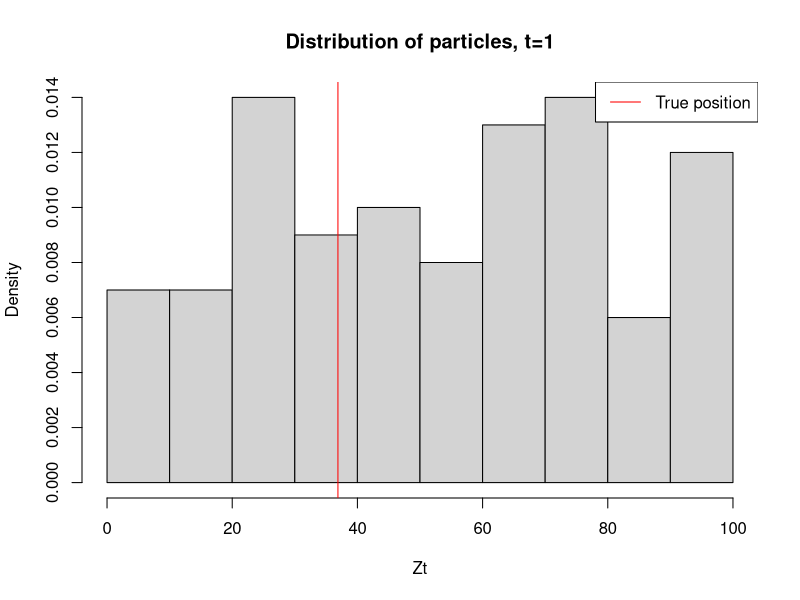
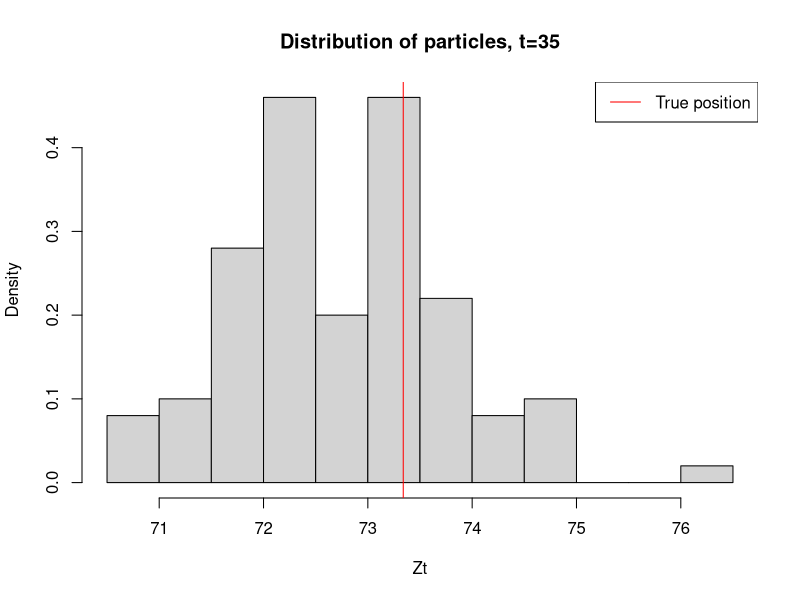
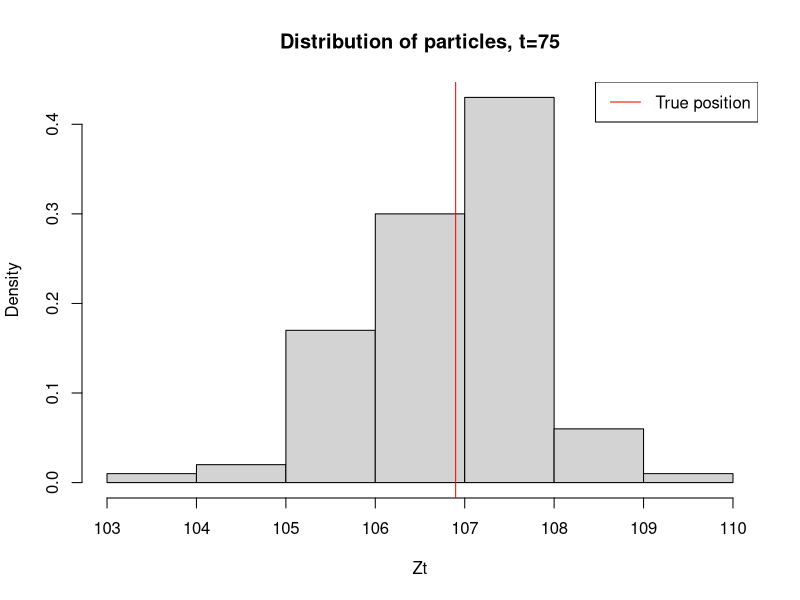
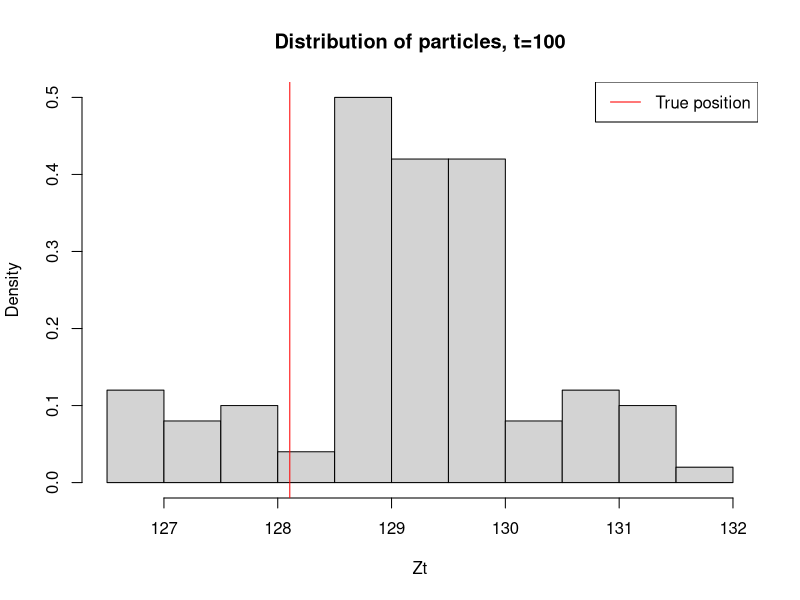
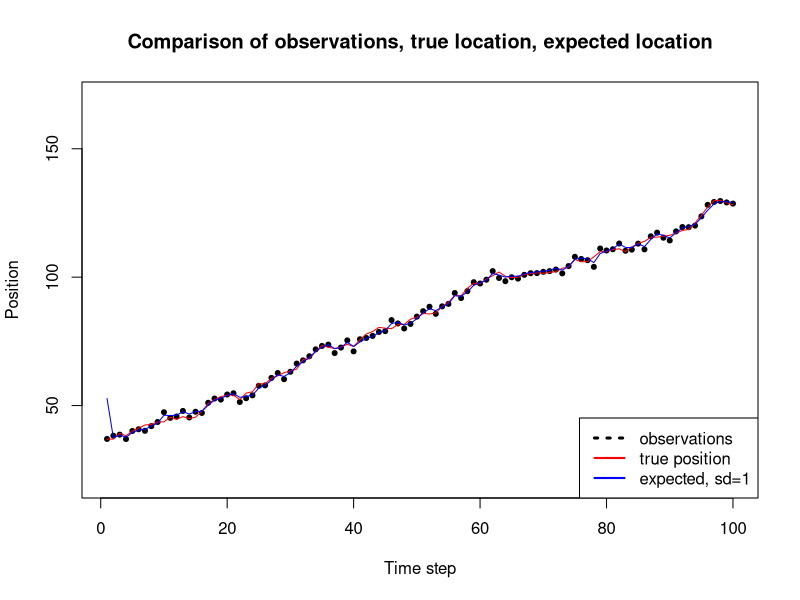
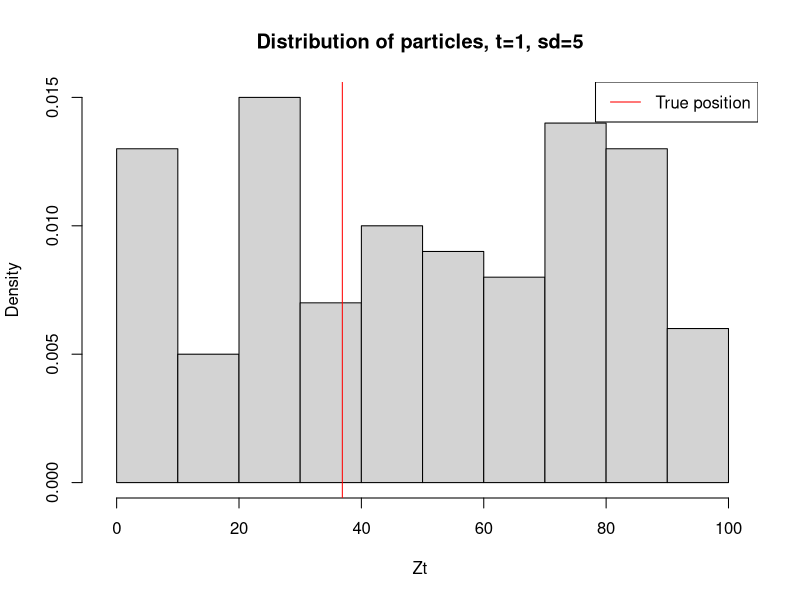
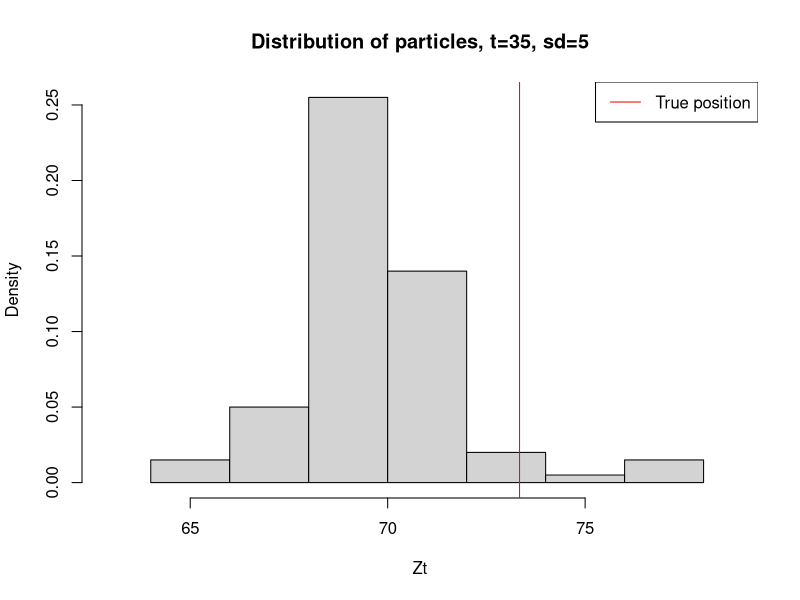
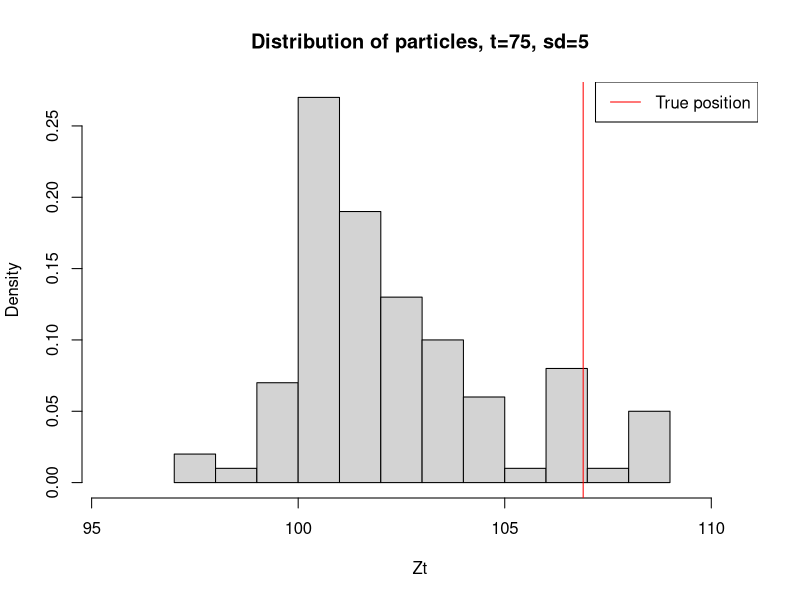

The R script that drew these images, in order:
## ---- chunk 1
knitr::opts_chunk$set(echo = FALSE,tidy.opts=list(width.cutoff=60),tidy=TRUE)
set.seed(987654321)
## ---- chunk 2
# M - number of particals
# Iter - number of time steps T
# z is latent variable
# x is the observation

# Function for sampling from a mixture model
sampleMix <- function(mean1,mean2,mean3,sdX){
   u <- sample(1:3,1)
   means <- c(mean1,mean2,mean3)
   return(rnorm(1,mean=means[u],sd=sdX))
}

## Function that creates the SSM model
create_SSM <- function(z0,TT, sdX=1){
    Zt <- c(z0)

    Xt <- sampleMix(mean1=z0,mean2=(z0-1),mean3=(z0+1),sd=1)
    
    for (i in 2:TT){
        Zt[i] <- sampleMix(mean1=Zt[i-1],mean2=(Zt[i-1]+1),mean3=(Zt[i-1]+2),sdX=1)
        Xt[i] <- sampleMix(mean1=Zt[i],mean2=(Zt[i]-1),mean3=(Zt[i]+1),sdX=sdX)
    }
    return(list(sates=Zt,observations=Xt))   
    
}

generateX <- function(Zt, TT, sdX=1){
  Xt <- c()
  for (i in 1:TT){
    Xt[i] <-  sampleMix(mean1=Zt[i],mean2=(Zt[i]-1),mean3=(Zt[i]+1),sdX=sdX)
  }
  return(Xt)
}

## Particle filter function
particles <- function(Obs, M,Iter, sdX=1, correction=TRUE){
    Xt <- Obs

    #Initialise particles for the latent variable
    Zt <- matrix(ncol=Iter,nrow=M)
    wt <- matrix(ncol=Iter,nrow=M)
    Zt_bar <- matrix(ncol=Iter,nrow=M)
    #fill the initial time step
    Zt[,1] <- runif(M,0,100)
    # Add arbitrary values in order for the indexing to work later
    Zt_bar[,1] <- rep.int(1,M) 
    wt[,1] <- rep.int(1,M)

    for (t in 2:Iter){
        # Prediction
        for (m in 1:M){
            # sample from the transition model (current Z_t depends on the Z_{t-1})
            Zt_bar[m,t] <- sampleMix(mean1=Zt[m,t-1],mean2=(Zt[m,t-1]+1),mean3=(Zt[m,t-1]+2),sdX=1)
            #Calculate weights
            wt[m,t] <- (dnorm(Xt[t],mean=Zt_bar[m,t],sd=sdX)+
                        dnorm(Xt[t],mean=(Zt_bar[m,t]-1),sd=sdX)+
                        dnorm(Xt[t],mean=(Zt_bar[m,t]+sdX),sd=1))/3
        }
        # Correction
        if (correction){
            Zt[,t]<- sample(Zt_bar[,t], M, replace = TRUE, prob = wt[,t])
        }else{
            Zt[,t] <- Zt_bar[,t]
        }
        
    }
    return(list(Zt=Zt,Zt_bar=Zt_bar,wt=wt))
    
}

## ---- chunk 3
# Create the model
my_SSM <- create_SSM(runif(1,0,100),100)

# Filter particles
results_q1 <- particles(my_SSM$observations,100,100)
## ---- chunk 4
hist(results_q1$Zt[,1],freq = FALSE,xlab = "Zt",main="Distribution of particles, t=1")
abline(v=my_SSM$sates[1],col="red")
legend("topright",c("True position"),
       col = c("red"),lty = c(1))

hist(results_q1$Zt[,35],freq = FALSE,xlab = "Zt",main="Distribution of particles, t=35")
abline(v=my_SSM$sates[35],col="red")
legend("topright",c("True position"),
       col = c("red"),lty = c(1))

hist(results_q1$Zt[,75],freq = FALSE,xlab = "Zt",main="Distribution of particles, t=75")
abline(v=my_SSM$sates[75],col="red")
legend("topright",c("True position"),
       col = c("red"),lty = c(1))

hist(results_q1$Zt[,100],freq = FALSE,xlab = "Zt",main="Distribution of particles, t=100")
abline(v=my_SSM$sates[100],col="red")
legend("topright",c("True position"),
       col = c("red"),lty = c(1))
## ---- chunk 5
exp_loc_q1 <- colMeans(results_q1$Zt)
plot(my_SSM$observations, pch=20, ylab="Position", xlab="Time step", 
     main="Comparison of observations, true location, expected location", ylim = c(20,170))
lines(my_SSM$sates, col="red")
lines(exp_loc_q1, col="blue")
legend("bottomright",c("observations","true position","expected, sd=1"),
       col = c("black","red","blue"), lty = c(3,1, 1), lwd=c(3,rep(2,2)))


## ---- chunk 6
# Create observations for the model with sd=5
my_SSM_2a <-list()
my_SSM_2a$sates <- my_SSM$sates
my_SSM_2a$observations <- generateX(my_SSM$sates,100,sdX = 5)
# Filter particles, sd=5
results_q2a <- particles(my_SSM_2a$observations,100,100,sdX = 5)

# Create the model, sd=50
my_SSM_2b <-list()
my_SSM_2b$sates <- my_SSM$sates
my_SSM_2b$observations <- generateX(my_SSM$sates,100,sdX = 50)
# Filter particles, sd=50
results_q2b <- particles(my_SSM_2b$observations,100,100,sdX = 50)
## ---- chunk 7

# Plot results from 2a, sd =5
hist(results_q2a$Zt[,1],freq = FALSE,xlab = "Zt",main="Distribution of particles, t=1, sd=5",
     xlim=c(min(min(results_q2a$Zt[,1],my_SSM_2a$sates[1]))-2,
            max(max(results_q2a$Zt[,1]),my_SSM_2a$sates[1])+2))
abline(v=my_SSM_2a$sates[1],col="red")
legend("topright",c("True position"),
       col = c("red"),lty = c(1))

hist(results_q2a$Zt[,35],freq = FALSE,xlab = "Zt",main="Distribution of particles, t=35, sd=5",
     xlim=c(min(min(results_q2a$Zt[,35],my_SSM_2a$sates[35]))-2,
            max(max(results_q2a$Zt[,35]),my_SSM_2a$sates[35])+2))
abline(v=my_SSM_2a$sates[35],col="red")
legend("topright",c("True position"),
       col = c("red"),lty = c(1))

hist(results_q2a$Zt[,75],freq = FALSE,xlab = "Zt",main="Distribution of particles, t=75, sd=5",
     xlim=c(min(min(results_q2a$Zt[,75],my_SSM_2a$sates[75]))-2,
            max(max(results_q2a$Zt[,75]),my_SSM_2a$sates[75])+2))
abline(v=my_SSM_2a$sates[75],col="red")
legend("topright",c("True position"),
       col = c("red"),lty = c(1))

hist(results_q2a$Zt[,100],freq = FALSE,xlab = "Zt",main="Distribution of particles, t=100, sd=5",
     xlim=c(min(min(results_q2a$Zt[,100],my_SSM_2a$sates[100]))-2,
            max(max(results_q2a$Zt[,100]),my_SSM_2a$sates[100])+2))
abline(v=my_SSM_2a$sates[100],col="red")
legend("topright",c("True position"),
       col = c("red"),lty = c(1))

## ---- chunk 8

# Plot results from 2b, sd =50
hist(results_q2b$Zt[,1],freq = FALSE,xlab = "Zt",main="Distribution of particles, t=1, sd=50",xlim=c(min(min(results_q2b$Zt[,1],my_SSM_2b$sates[1]))-2,
              max(max(results_q2b$Zt[,1]),my_SSM_2b$sates[1])+2))
abline(v=my_SSM_2b$sates[1],col="red")
legend("topright",c("True position"),
       col = c("red"),lty = c(1))


hist(results_q2b$Zt[,35],freq = FALSE,xlab = "Zt",main="Distribution of particles, t=35, sd=50",
     xlim=c(min(min(results_q2b$Zt[,35],my_SSM_2b$sates[35]))-2,
            max(max(results_q2b$Zt[,35]),my_SSM_2b$sates[35])+2))
abline(v=my_SSM_2b$sates[35],col="red")
legend("topright",c("True position"),
       col = c("red"),lty = c(1))


hist(results_q2b$Zt[,75],freq = FALSE,xlab = "Zt",main="Distribution of particles, t=75, sd=50",
     xlim=c(min(min(results_q2b$Zt[,75],my_SSM_2b$sates[75]))-2,
            max(max(results_q2b$Zt[,75]),my_SSM_2b$sates[75])+2))
abline(v=my_SSM_2b$sates[75],col="red")
legend("topright",c("True position"),
       col = c("red"),lty = c(1))


hist(results_q2b$Zt[,100],freq = FALSE,xlab = "Zt",main="Distribution of particles, t=100, sd=50",
     xlim=c(min(min(results_q2b$Zt[,100],my_SSM_2b$sates[100]))-2,
            max(max(results_q2b$Zt[,100]),my_SSM_2b$sates[100])+2))
abline(v=my_SSM_2b$sates[100],col="red")
legend("topright",c("True position"),
       col = c("red"),lty = c(1))

## ---- chunk 9
exp_loc_q2a <- colMeans(results_q2a$Zt)
exp_loc_q2b <- colMeans(results_q2b$Zt)



plot(my_SSM_2a$observations, pch=20, ylab="Position", xlab="Time step", 
     main="Comparison of observations, true location, expected location", ylim = c(20,170))
lines(my_SSM$sates, col="red")
lines(exp_loc_q2a, col="blue")
legend("bottomright",c("observations","true position","expected, sd=5"),
       col = c("black","red","blue"), lty = c(3,1, 1), lwd=c(3,rep(2,2)))

plot(my_SSM_2b$observations, pch=20, ylab="Position", xlab="Time step", 
     main="Comparison of observations, true location, expected location", ylim = c(20,170))
lines(my_SSM$sates, col="red")
lines(exp_loc_q2b, col="blue")
legend("bottomright",c("observations","true position","expected, sd=50"),
       col = c("black","red","blue"), lty = c(3,1, 1), lwd=c(3,rep(2,2)))
## ---- chunk 10
# Filter particles
results_q3 <- particles(my_SSM$observations,100,100,correction = FALSE)
par(mfrow=c(1,2))

hist(results_q3$Zt[,1],freq = FALSE,xlab = "Zt",main="Distribution of particles, t=1")
abline(v=my_SSM$sates[1],col="red")


hist(results_q3$Zt[,35],freq = FALSE,xlab = "Zt",main="Distribution of particles, t=35")
abline(v=my_SSM$sates[35],col="red")


hist(results_q3$Zt[,75],freq = FALSE,xlab = "Zt",main="Distribution of particles, t=75")
abline(v=my_SSM$sates[75],col="red")


hist(results_q3$Zt[,100],freq = FALSE,xlab = "Zt",main="Distribution of particles, t=100")
abline(v=my_SSM$sates[100],col="red")

## ---- chunk 11

exp_loc_q3 <- colMeans(results_q3$Zt)



plot(my_SSM$observations, pch=20, ylab="Position", xlab="Time step", 
     main="Comparison of observations, true location, expected location", ylim = c(20,170))
lines(my_SSM$sates, col="red")
lines(exp_loc_q3, col="blue")
legend("bottomright",c("observations","true position","expected, no corr"),
       col = c("black","red","blue"), lty = c(3,1, 1), lwd=c(3,rep(2,2)))

